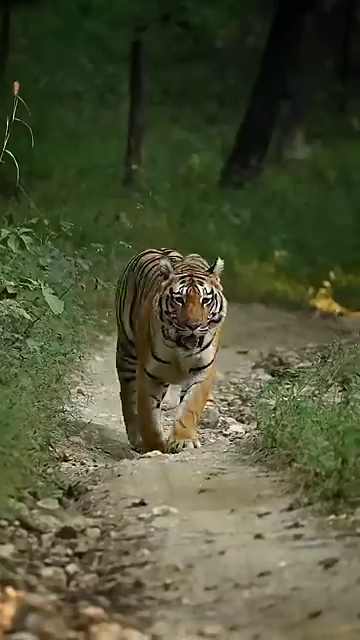
#> input picture frame 12 of lion.mp4, 360 x 640 px
$ python code.py
#> lines starting #> are read from the running program, lines starting #| are printed output that depends on the picture
import cv2
import datetime

# Input video file
video_path = "lion.mp4"

# Initialize video capture
cap = cv2.VideoCapture(video_path)
background = None

while True:
    ret, frame = cap.read()
#> frame is the input picture: shape (640, 360, 3); mean B, G, R 55.9, 83.7, 79.7
    if not ret:
        break

    gray = cv2.cvtColor(frame, cv2.COLOR_BGR2GRAY)
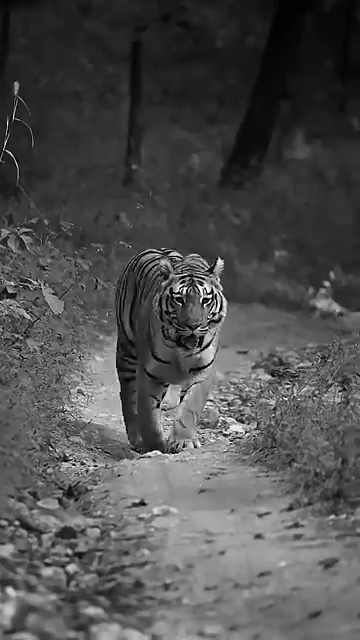
#> gray: shape (640, 360); min 0, max 255, mean 79.3
    gray = cv2.GaussianBlur(gray, (21, 21), 0)
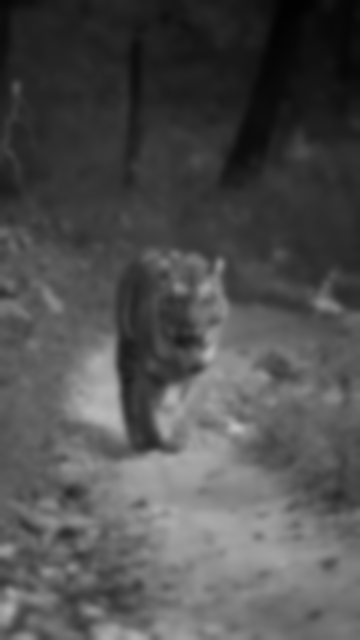
#> gray: shape (640, 360); min 2, max 192, mean 79.3

    if background is None:
        background = gray
        continue

    diff_frame = cv2.absdiff(background, gray)
    threshold_frame = cv2.threshold(diff_frame, 25, 255, cv2.THRESH_BINARY)[1]

    threshold_frame = cv2.dilate(threshold_frame, None, iterations=2)
    contours, _ = cv2.findContours(threshold_frame, cv2.RETR_EXTERNAL, cv2.CHAIN_APPROX_SIMPLE)

    for contour in contours:
        if cv2.contourArea(contour) < 1000:
            continue
        (x, y, w, h) = cv2.boundingRect(contour)
        cv2.rectangle(frame, (x, y), (x + w, y + h), (0, 255, 0), 3)

        # Save detected image
        filename = f"wildlife_{datetime.datetime.now().strftime('%Y%m%d_%H%M%S')}.jpg"
        cv2.imwrite(filename, frame)

    cv2.imshow("Wildlife Monitoring", frame)

    if cv2.waitKey(1) & 0xFF == ord('q'):
        break

cap.release()
cv2.destroyAllWindows()

$ run again, starting later in the video
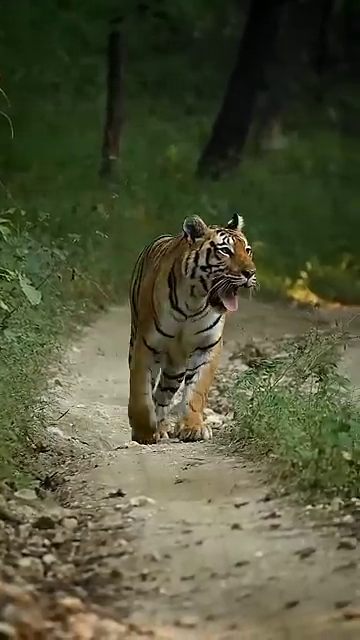
#> input picture frame 55 of lion.mp4, 360 x 640 px
#> frame is the input picture: shape (640, 360, 3); mean B, G, R 57.7, 84.2, 81.5
#> `gray = cv2.cvtColor(frame, cv2.COLOR_BGR2GRAY)`:
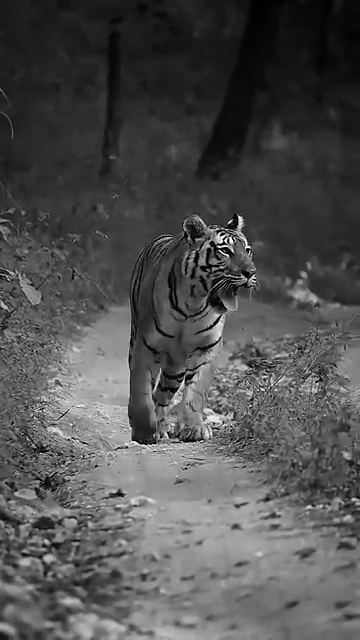
#> gray: shape (640, 360); min 0, max 255, mean 80.4
#> `gray = cv2.GaussianBlur(gray, (21, 21), 0)`:
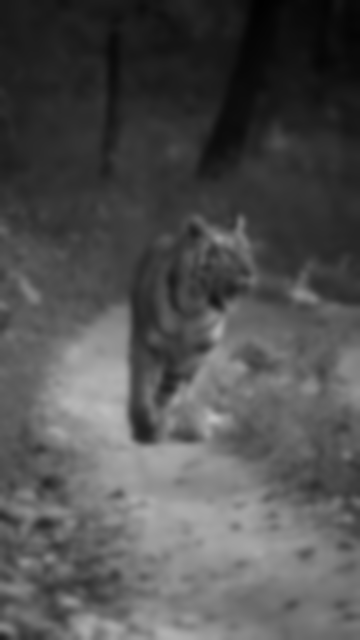
#> gray: shape (640, 360); min 1, max 193, mean 80.4

$ run again, starting later in the video
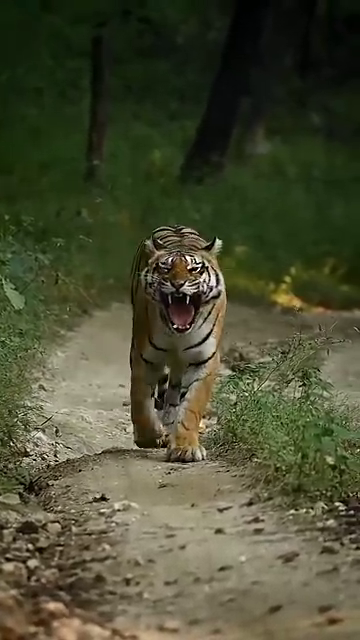
#> input picture frame 98 of lion.mp4, 360 x 640 px
#> frame is the input picture: shape (640, 360, 3); mean B, G, R 51.7, 76.9, 74.7
#> `gray = cv2.cvtColor(frame, cv2.COLOR_BGR2GRAY)`:
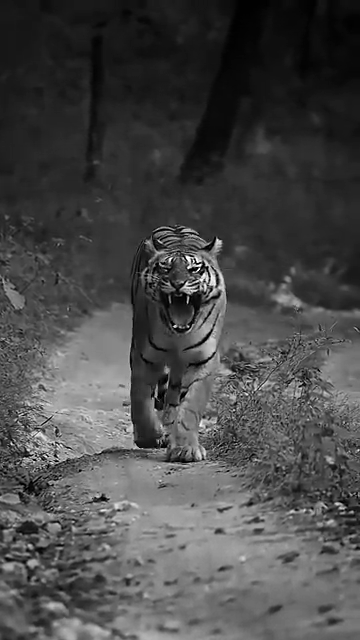
#> gray: shape (640, 360); min 0, max 255, mean 73.3
#> `gray = cv2.GaussianBlur(gray, (21, 21), 0)`:
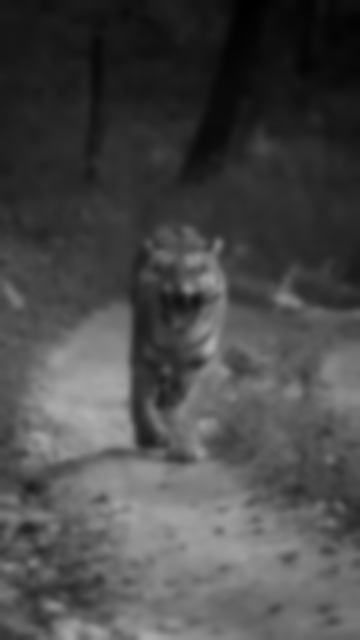
#> gray: shape (640, 360); min 1, max 177, mean 73.3
